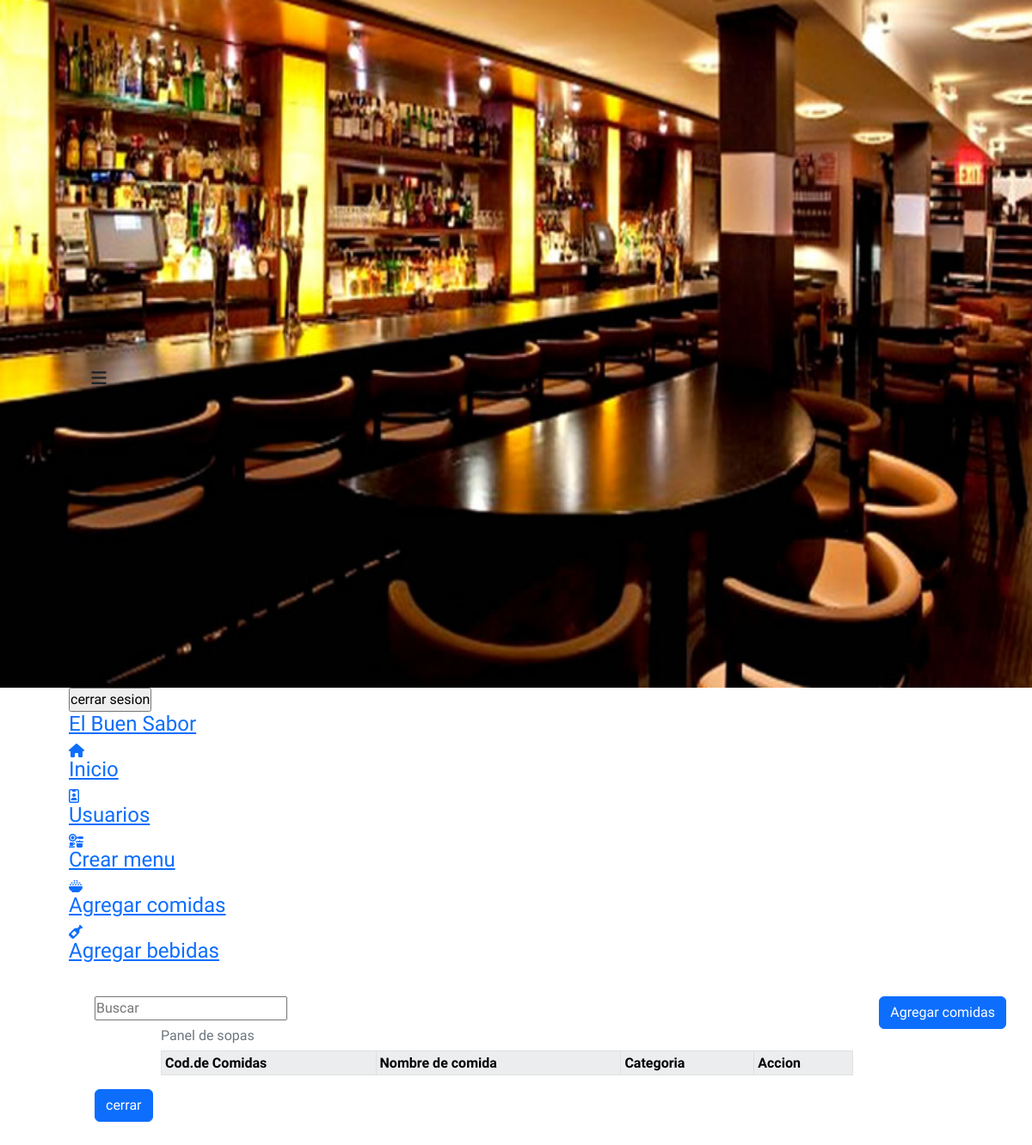
/admin/registros/sopas/panelSopas.php, run on an earlier commit of the app's database.
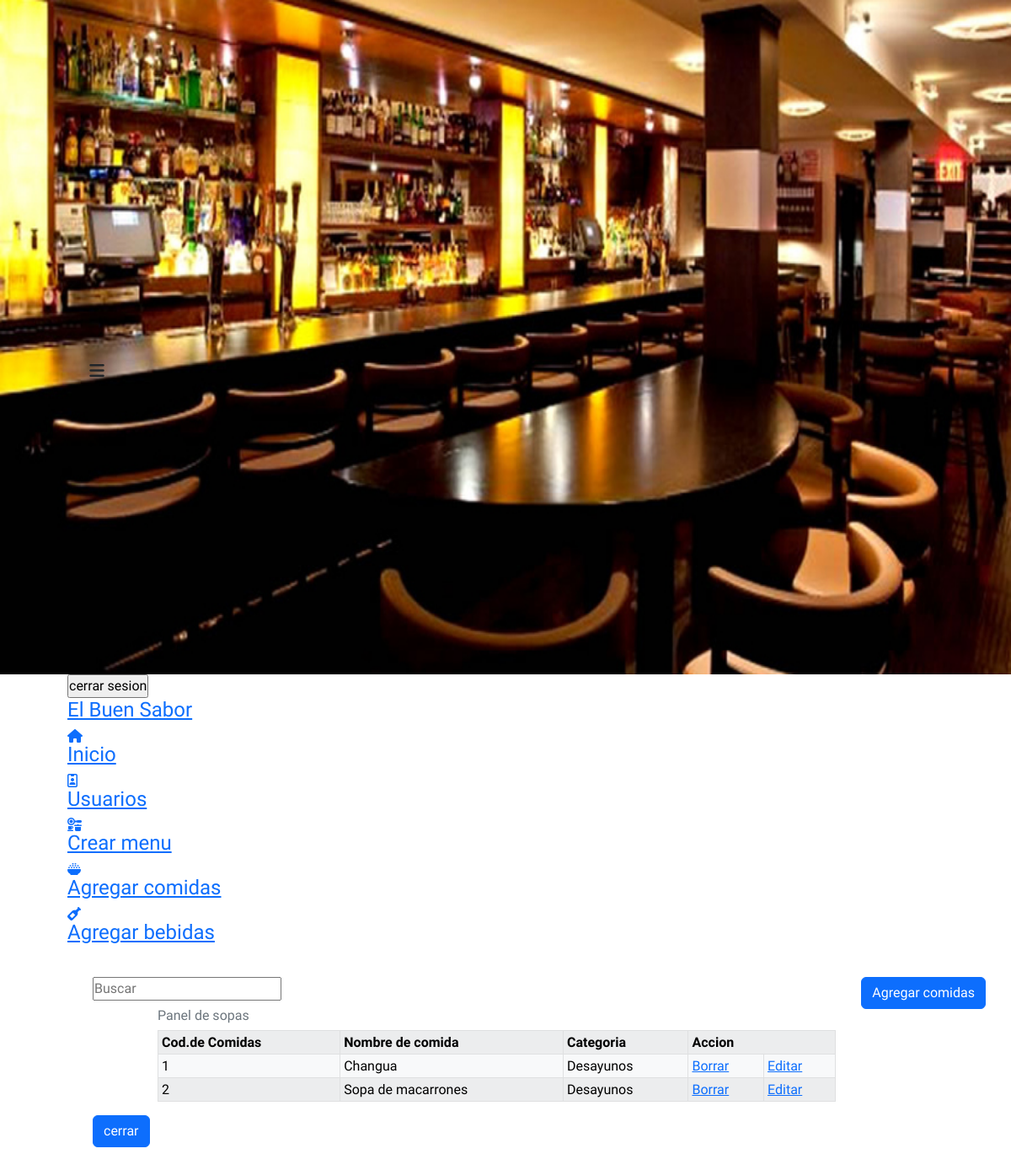
And on a later commit of the database.
### tables this page shows
CREATE TABLE `tipo_comida` (
  `id_comida` int(11) NOT NULL,
  `id_cate` int(11) NOT NULL,
  `comida` varchar(80) DEFAULT NULL
);

CREATE TABLE `categorias` (
  `id_cate` int(11) NOT NULL,
  `categoria` varchar(90) NOT NULL
);

### admin/registros/sopas/panelSopas.php (the view, shortened to what this page needs)
<?php
    include("../../../conexion/conexion.php");
    $consulta="SELECT * FROM tipo_comida,categorias  WHERE id_comida<50 and tipo_comida.id_cate=categorias.id_cate";
    $res=$bd ->prepare($consulta);
    $res->execute();
?>
<DOCTYPE html>
<html lang="en">
<head>
<link href="https://cdn.jsdelivr.net/npm/bootstrap@5.2.2/dist/css/bootstrap.min.css" rel="stylesheet">
    <link rel="stylesheet" href="../../../css/panelU.css">
</head>
<body id="body">
<header>
        <div class="icon__menu">
            <i class="fas fa-bars" id="btn_open"></i>
        </div>
        <a id="cer" href="../includes/cerrar.php"> <input id="cerrar" type="submit" value="cerrar sesion"></a>
    </header>
    <div class="menu__side" id="menu_side">
        <div class="name__page">
            <h4><a href="index.php">El Buen Sabor</a></h4>
        </div>
        <div class="options__menu">
            <a href="../../index.php" class="selected">
                <div class="option">
                    <i class="fas fa-home" title="Inicio"></i>
                    <h4>Inicio</h4>
                </div>
            </a>
            <a href="../../usuarios/panelU.php">
                <div class="option">
                    <i class="far fa-id-badge" title="Usuarios"></i>
                    <h4>Usuarios</h4>
                </div>
            </a>
            <a href="../../menu/index.php">
                <div class="option">
                <i class="fa-solid fa-kitchen-set" tittle="Menu"></i>
                    <h4>Crear menu</h4>
                </div>
            </a>
            <a href="../index.php">
                <div class="option">
                <i class="fa-solid fa-bowl-rice" tittle="Comidas"></i>
                    <h4>Agregar comidas</h4>
                </div>
            </a>
            <a href="../bebidas/panelBebidas.php">
                <div class="option">
                <i class="fa-solid fa-wine-bottle" tittle="Bebidas"></i>
                    <h4>Agregar bebidas</h4>
                </div>
            </a>
        </div>
    </div>
    <main>
        <div id="nim">
            <button type="button" class="btn btn-primary" data-bs-toggle="modal" data-bs-target="#exampleModal">
            Agregar comidas
        </button>
        </div>
        <div class="input_search">
            <input class="buscar"  type="search" name="busca"  id="" placeholder="Buscar">
        </div>
    <div class="container">
            <div class="row">
                <div class="col">
                <table  class="table  table-hover table-striped table-light table-bordered table-sm  caption-top">
                    <caption>Panel de sopas</caption>
        <tr >
            <th>Cod.de Comidas<i class="bi bi-chevron-down"></i></th>
            <th>Nombre de comida <i class="bi bi-chevron-down"></i></th>
            <th>Categoria</th>
            <th colspan="3">Accion <i class="bi bi-chevron-down"></i></th>
        </tr>
        <?php
            foreach ($res as $mostrar) {
        ?>
        <tr>
            <td><?php echo $mostrar->id_comida;?></td>
            <td><?php echo $mostrar->comida?></td>
            <td><?php echo $mostrar->categoria?></td>
            <td>
                    <a  id="elimina" href="eliminar.php?id=<?php echo $mostrar->id_comida?>">
                        Borrar
                    </a>
                </td>
                <td>
                    <a  id="modificar" href="editar.php?id=<?php echo $mostrar->id_comida?>">
                        Editar
                    </a>
                </td>
            </tr>
        <?php
        }
        ?>
    </table>
                </div>
            </div>
        </div>
    <table>
		<td>
			<a href="../index.php" onmouseup="window.close()">
                <input  class="btn btn-primary" id="bot" type="button" value="cerrar" name="cerrar" >
            </a>
		</td>
	</table>
    </main>
</body>
</html>

What changed in the data, as far as the page shows it:
added tipo_comida: id_comida "1", comida "Changua", id_cate.categoria "Desayunos"
added tipo_comida: id_comida "2", comida "Sopa de macarrones", id_cate.categoria "Desayunos"
